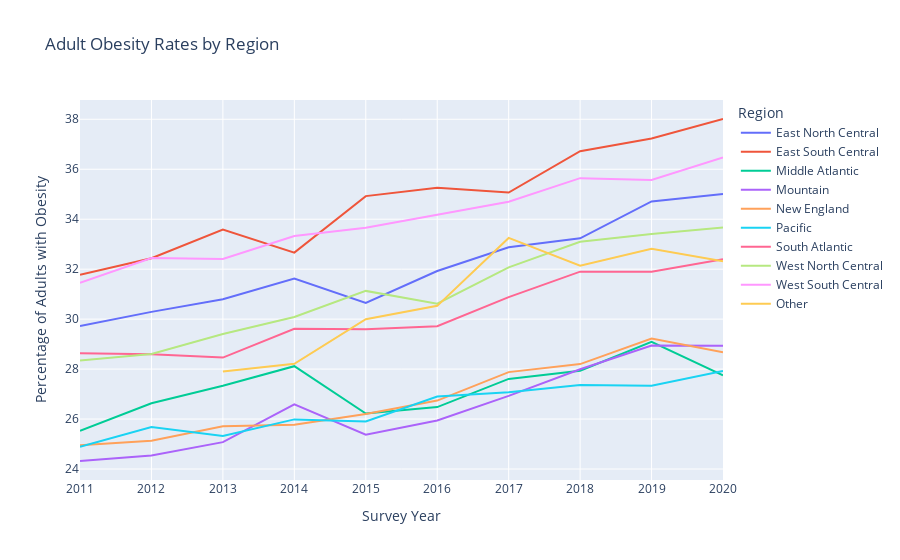

This figure's notebook cell:
### Code cell
tmp_region
fig = px.line(tmp_region, x="Year", y="Percent_Adults", color='Region', title='Adult Obesity Rates by Region',
             labels={
                     "Year": "Survey Year",
                     "Percent_Adults": "Percentage of Adults with Obesity"
                 })
fig.show()

### Figure 1 — Plotly figure (JSON) as saved in the notebook; plotly's stock layout.template omitted (floating-point values rounded to 4 significant figures)
{"data": [{"hovertemplate": "Region=East North Central<br>Survey Year=%{x}<br>Percentage of Adults with Obesity=%{y}<extra></extra>", "legendgroup": "East North Central", "line": {"color": "#636efa", "dash": "solid"}, "marker": {"symbol": "circle"}, "mode": "lines", "name": "East North Central", "orientation": "v", "showlegend": true, "type": "scatter", "x": [2011, 2012, 2013, 2014, 2015, 2016, 2017, 2018, 2019, 2020], "xaxis": "x", "y": [29.73, 30.29, 30.8, 31.63, 30.65, 31.93, 32.88, 33.24, 34.71, 35.01], "yaxis": "y"}, {"hovertemplate": "Region=East South Central<br>Survey Year=%{x}<br>Percentage of Adults with Obesity=%{y}<extra></extra>", "legendgroup": "East South Central", "line": {"color": "#EF553B", "dash": "solid"}, "marker": {"symbol": "circle"}, "mode": "lines", "name": "East South Central", "orientation": "v", "showlegend": true, "type": "scatter", "x": [2011, 2012, 2013, 2014, 2015, 2016, 2017, 2018, 2019, 2020], "xaxis": "x", "y": [31.77, 32.44, 33.58, 32.66, 34.93, 35.26, 35.07, 36.72, 37.23, 38.01], "yaxis": "y"}, {"hovertemplate": "Region=Middle Atlantic<br>Survey Year=%{x}<br>Percentage of Adults with Obesity=%{y}<extra></extra>", "legendgroup": "Middle Atlantic", "line": {"color": "#00cc96", "dash": "solid"}, "marker": {"symbol": "circle"}, "mode": "lines", "name": "Middle Atlantic", "orientation": "v", "showlegend": true, "type": "scatter", "x": [2011, 2012, 2013, 2014, 2015, 2016, 2017, 2018, 2019, 2020], "xaxis": "x", "y": [25.53, 26.63, 27.33, 28.12, 26.22, 26.48, 27.61, 27.94, 29.09, 27.75], "yaxis": "y"}, {"hovertemplate": "Region=Mountain<br>Survey Year=%{x}<br>Percentage of Adults with Obesity=%{y}<extra></extra>", "legendgroup": "Mountain", "line": {"color": "#ab63fa", "dash": "solid"}, "marker": {"symbol": "circle"}, "mode": "lines", "name": "Mountain", "orientation": "v", "showlegend": true, "type": "scatter", "x": [2011, 2012, 2013, 2014, 2015, 2016, 2017, 2018, 2019, 2020], "xaxis": "x", "y": [24.32, 24.55, 25.08, 26.59, 25.37, 25.94, 26.93, 28.0, 28.95, 28.94], "yaxis": "y"}, {"hovertemplate": "Region=New England<br>Survey Year=%{x}<br>Percentage of Adults with Obesity=%{y}<extra></extra>", "legendgroup": "New England", "line": {"color": "#FFA15A", "dash": "solid"}, "marker": {"symbol": "circle"}, "mode": "lines", "name": "New England", "orientation": "v", "showlegend": true, "type": "scatter", "x": [2011, 2012, 2013, 2014, 2015, 2016, 2017, 2018, 2019, 2020], "xaxis": "x", "y": [24.96, 25.13, 25.71, 25.77, 26.2, 26.74, 27.88, 28.2, 29.22, 28.68], "yaxis": "y"}, {"hovertemplate": "Region=Pacific<br>Survey Year=%{x}<br>Percentage of Adults with Obesity=%{y}<extra></extra>", "legendgroup": "Pacific", "line": {"color": "#19d3f3", "dash": "solid"}, "marker": {"symbol": "circle"}, "mode": "lines", "name": "Pacific", "orientation": "v", "showlegend": true, "type": "scatter", "x": [2011, 2012, 2013, 2014, 2015, 2016, 2017, 2018, 2019, 2020], "xaxis": "x", "y": [24.89, 25.68, 25.33, 25.99, 25.9, 26.9, 27.07, 27.36, 27.34, 27.93], "yaxis": "y"}, {"hovertemplate": "Region=South Atlantic<br>Survey Year=%{x}<br>Percentage of Adults with Obesity=%{y}<extra></extra>", "legendgroup": "South Atlantic", "line": {"color": "#FF6692", "dash": "solid"}, "marker": {"symbol": "circle"}, "mode": "lines", "name": "South Atlantic", "orientation": "v", "showlegend": true, "type": "scatter", "x": [2011, 2012, 2013, 2014, 2015, 2016, 2017, 2018, 2019, 2020], "xaxis": "x", "y": [28.64, 28.59, 28.46, 29.62, 29.6, 29.72, 30.88, 31.9, 31.9, 32.39], "yaxis": "y"}, {"hovertemplate": "Region=West North Central<br>Survey Year=%{x}<br>Percentage of Adults with Obesity=%{y}<extra></extra>", "legendgroup": "West North Central", "line": {"color": "#B6E880", "dash": "solid"}, "marker": {"symbol": "circle"}, "mode": "lines", "name": "West North Central", "orientation": "v", "showlegend": true, "type": "scatter", "x": [2011, 2012, 2013, 2014, 2015, 2016, 2017, 2018, 2019, 2020], "xaxis": "x", "y": [28.34, 28.61, 29.41, 30.09, 31.13, 30.62, 32.08, 33.1, 33.41, 33.67], "yaxis": "y"}, {"hovertemplate": "Region=West South Central<br>Survey Year=%{x}<br>Percentage of Adults with Obesity=%{y}<extra></extra>", "legendgroup": "West South Central", "line": {"color": "#FF97FF", "dash": "solid"}, "marker": {"symbol": "circle"}, "mode": "lines", "name": "West South Central", "orientation": "v", "showlegend": true, "type": "scatter", "x": [2011, 2012, 2013, 2014, 2015, 2016, 2017, 2018, 2019, 2020], "xaxis": "x", "y": [31.46, 32.45, 32.41, 33.32, 33.66, 34.17, 34.7, 35.64, 35.57, 36.47], "yaxis": "y"}, {"hovertemplate": "Region=Other<br>Survey Year=%{x}<br>Percentage of Adults with Obesity=%{y}<extra></extra>", "legendgroup": "Other", "line": {"color": "#FECB52", "dash": "solid"}, "marker": {"symbol": "circle"}, "mode": "lines", "name": "Other", "orientation": "v", "showlegend": true, "type": "scatter", "x": [2013, 2014, 2015, 2016, 2017, 2018, 2019, 2020], "xaxis": "x", "y": [27.9, 28.21, 29.99, 30.53, 33.25, 32.14, 32.81, 32.31], "yaxis": "y"}], "layout": {"legend": {"title": {"text": "Region"}, "tracegroupgap": 0}, "title": {"text": "Adult Obesity Rates by Region"}, "xaxis": {"anchor": "y", "domain": [0, 1], "title": {"text": "Survey Year"}}, "yaxis": {"anchor": "x", "domain": [0, 1], "title": {"text": "Percentage of Adults with Obesity"}}}}
